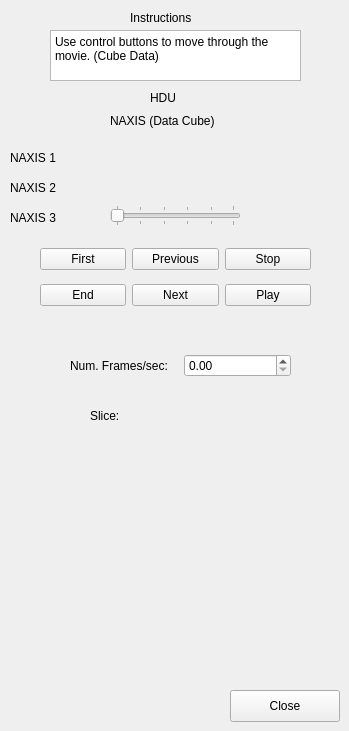
    <widget class="QWidget" name="tab_7">
     <attribute name="title">
      <string>MultiDim</string>
     </attribute>
     <widget class="QLabel" name="instruc_md_label_8">
      <property name="geometry">
       <rect>
        <x>130</x>
        <y>10</y>
        <width>81</width>
        <height>16</height>
       </rect>
      </property>
      <property name="text">
       <string>Instructions</string>
      </property>
     </widget>
     <widget class="QPlainTextEdit" name="Instruc_md_plainTextEdit_2">
      <property name="geometry">
       <rect>
        <x>50</x>
        <y>30</y>
        <width>251</width>
        <height>51</height>
       </rect>
      </property>
      <property name="readOnly">
       <bool>true</bool>
      </property>
      <property name="plainText">
       <string>Use control buttons to move through the movie. (Cube Data)</string>
      </property>
     </widget>
     <widget class="QLabel" name="hdu_label_8">
      <property name="geometry">
       <rect>
        <x>150</x>
        <y>90</y>
        <width>31</width>
        <height>16</height>
       </rect>
      </property>
      <property name="text">
       <string>HDU</string>
      </property>
     </widget>
     <widget class="QLabel" name="naxis_label_8">
      <property name="geometry">
       <rect>
        <x>110</x>
        <y>110</y>
        <width>121</width>
        <height>21</height>
       </rect>
      </property>
      <property name="text">
       <string>NAXIS (Data Cube)</string>
      </property>
     </widget>
     <widget class="QLabel" name="na1_label_8">
      <property name="geometry">
       <rect>
        <x>10</x>
        <y>150</y>
        <width>58</width>
        <height>15</height>
       </rect>
      </property>
      <property name="text">
       <string>NAXIS 1</string>
      </property>
     </widget>
     <widget class="QLabel" name="na2_label_9">
      <property name="geometry">
       <rect>
        <x>10</x>
        <y>180</y>
        <width>58</width>
        <height>15</height>
       </rect>
      </property>
      <property name="text">
       <string>NAXIS 2</string>
      </property>
     </widget>
     <widget class="QLabel" name="na3_label_10">
      <property name="geometry">
       <rect>
        <x>10</x>
        <y>210</y>
        <width>58</width>
        <height>15</height>
       </rect>
      </property>
      <property name="text">
       <string>NAXIS 3</string>
      </property>
     </widget>
     <widget class="QLabel" name="na1_val_label_8">
      <property name="geometry">
       <rect>
        <x>70</x>
        <y>150</y>
        <width>31</width>
        <height>16</height>
       </rect>
      </property>
      <property name="text">
       <string/>
      </property>
     </widget>
     <widget class="QLabel" name="na2_val_label_8">
      <property name="geometry">
       <rect>
        <x>70</x>
        <y>180</y>
        <width>31</width>
        <height>16</height>
       </rect>
      </property>
      <property name="text">
       <string/>
      </property>
     </widget>
     <widget class="QLabel" name="na3_val_label_8">
      <property name="geometry">
       <rect>
        <x>70</x>
        <y>210</y>
        <width>31</width>
        <height>16</height>
       </rect>
      </property>
      <property name="text">
       <string/>
      </property>
     </widget>
     <widget class="QSlider" name="horizontalSlider">
      <property name="geometry">
       <rect>
        <x>110</x>
        <y>205</y>
        <width>131</width>
        <height>21</height>
       </rect>
      </property>
      <property name="orientation">
       <enum>Qt::Horizontal</enum>
      </property>
      <property name="tickPosition">
       <enum>QSlider::TicksBothSides</enum>
      </property>
      <property name="tickInterval">
       <number>20</number>
      </property>
     </widget>
     <widget class="QLabel" name="slice_label_8">
      <property name="geometry">
       <rect>
        <x>90</x>
        <y>400</y>
        <width>51</width>
        <height>31</height>
       </rect>
      </property>
      <property name="text">
       <string>Slice:</string>
      </property>
     </widget>
     <widget class="QLabel" name="nslice_label_8">
      <property name="geometry">
       <rect>
        <x>150</x>
        <y>400</y>
        <width>61</width>
        <height>31</height>
       </rect>
      </property>
      <property name="text">
       <string/>
      </property>
     </widget>
     <widget class="QWidget" name="layoutWidget">
      <property name="geometry">
       <rect>
        <x>70</x>
        <y>340</y>
        <width>221</width>
        <height>51</height>
       </rect>
      </property>
      <layout class="QHBoxLayout" name="horizontalLayout_11">
       <item>
        <widget class="QLabel" name="framelabel_8">
         <property name="text">
          <string>Num. Frames/sec:</string>
         </property>
        </widget>
       </item>
       <item>
        <widget class="QDoubleSpinBox" name="doubleSpinBox_4"/>
       </item>
      </layout>
     </widget>
     <widget class="QWidget" name="layoutWidget">
      <property name="geometry">
       <rect>
        <x>40</x>
        <y>240</y>
        <width>271</width>
        <height>76</height>
       </rect>
      </property>
      <layout class="QVBoxLayout" name="verticalLayout_5">
       <item>
        <layout class="QHBoxLayout" name="horizontalLayout_9">
         <item>
          <widget class="QPushButton" name="firstpushButton_2">
           <property name="text">
            <string>First</string>
           </property>
          </widget>
         </item>
         <item>
          <widget class="QPushButton" name="prev_pushButton_3">
           <property name="text">
            <string>Previous</string>
           </property>
          </widget>
         </item>
         <item>
          <widget class="QPushButton" name="stoppushButton_4">
           <property name="text">
            <string>Stop</string>
           </property>
          </widget>
         </item>
        </layout>
       </item>
       <item>
        <layout class="QHBoxLayout" name="horizontalLayout_10">
         <item>
          <widget class="QPushButton" name="endpushButton_5">
           <property name="text">
            <string>End</string>
           </property>
          </widget>
         </item>
         <item>
          <widget class="QPushButton" name="nextpushButton_6">
           <property name="text">
            <string>Next</string>
           </property>
          </widget>
         </item>
         <item>
          <widget class="QPushButton" name="playpushButton_7">
           <property name="text">
            <string>Play</string>
           </property>
          </widget>
         </item>
        </layout>
       </item>
      </layout>
     </widget>
     <widget class="QPushButton" name="closeButton_6">
      <property name="geometry">
       <rect>
        <x>230</x>
        <y>690</y>
        <width>110</width>
        <height>32</height>
       </rect>
      </property>
      <property name="text">
       <string>Close</string>
      </property>
     </widget>
    </widget>
